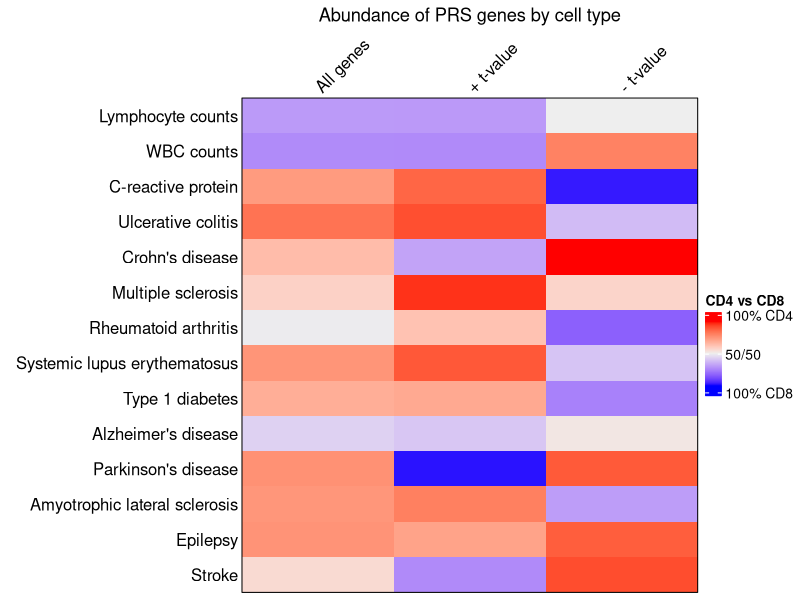

Generate this figure with R:
library(dplyr)
library(ComplexHeatmap)
library(data.table)

#Load table of significant PRS-associated genes by trait
sigprs <-read.csv(file = "sig.prs.no.psych.csv")

#Make data frame with numbers of total, positive t-value, and negative t-value PRS-associated genes from each trait
cd4vscd8<-data.frame(
  Trait = c("Lymphocyte counts","WBC counts","C-reactive protein","Ulcerative colitis",
            "Crohn's disease","Multiple sclerosis","Rheumatoid arthritis","Systemic lupus erythematosus",
            "Type 1 diabetes","Alzheimer's disease", "Parkinson's disease",
            "Amyotrophic lateral sclerosis","Epilepsy","Stroke"),
  Total.CD4 = c(sum(!is.na(sigprs$c1.lymph | sigprs$c2.lymph)),sum(!is.na(sigprs$c1.wbc | sigprs$c2.wbc)),
                sum(!is.na(sigprs$c1.crp | sigprs$c2.crp)),sum(!is.na(sigprs$c1.ulccol | sigprs$c2.ulccol)),
                sum(!is.na(sigprs$c1.crohns | sigprs$c2.crohns)),sum(!is.na(sigprs$c1.MS | sigprs$c2.MS)),
                sum(!is.na(sigprs$c1.RA | sigprs$c2.RA)),sum(!is.na(sigprs$c1.SLE | sigprs$c2.SLE)),
                sum(!is.na(sigprs$c1.T1D | sigprs$c2.T1D)),sum(!is.na(sigprs$c1.AD | sigprs$c2.AD)),
                sum(!is.na(sigprs$c1.PD | sigprs$c2.PD)),sum(!is.na(sigprs$c1.ALS | sigprs$c2.ALS)),
                sum(!is.na(sigprs$c1.epilepsy | sigprs$c2.epilepsy)),sum(!is.na(sigprs$c1.stroke | sigprs$c2.stroke))),
  Total.CD8 = c(sum(!is.na(sigprs$c3.lymph | sigprs$c4.lymph)),sum(!is.na(sigprs$c3.wbc | sigprs$c4.wbc)),
                sum(!is.na(sigprs$c3.crp | sigprs$c4.crp)),sum(!is.na(sigprs$c3.ulccol | sigprs$c4.ulccol)),
                sum(!is.na(sigprs$c3.crohns | sigprs$c4.crohns)),sum(!is.na(sigprs$c3.MS | sigprs$c4.MS)),
                sum(!is.na(sigprs$c3.RA | sigprs$c4.RA)),sum(!is.na(sigprs$c3.SLE | sigprs$c4.SLE)),
                sum(!is.na(sigprs$c3.T1D | sigprs$c4.T1D)),sum(!is.na(sigprs$c3.AD | sigprs$c4.AD)),
                sum(!is.na(sigprs$c3.PD | sigprs$c4.PD)),sum(!is.na(sigprs$c3.ALS | sigprs$c4.ALS)),
                sum(!is.na(sigprs$c3.epilepsy | sigprs$c4.epilepsy)),sum(!is.na(sigprs$c3.stroke | sigprs$c4.stroke))),
  Pos.CD4 = c(sum((sigprs$c1.lymph > 0 | sigprs$c2.lymph > 0), na.rm = T),
              sum((sigprs$c1.wbc > 0 | sigprs$c2.wbc > 0), na.rm = T),
              sum((sigprs$c1.crp > 0 | sigprs$c2.crp > 0), na.rm = T),
              sum((sigprs$c1.ulccol > 0 | sigprs$c2.ulccol > 0), na.rm = T),
              sum((sigprs$c1.crohns > 0 | sigprs$c2.crohns > 0), na.rm = T),
              sum((sigprs$c1.MS > 0 | sigprs$c2.MS > 0), na.rm = T),
              sum((sigprs$c1.RA > 0 | sigprs$c2.RA > 0), na.rm = T),
              sum((sigprs$c1.SLE > 0 | sigprs$c2.SLE > 0), na.rm = T),
              sum((sigprs$c1.T1D > 0 | sigprs$c2.T1D > 0), na.rm = T),
              sum((sigprs$c1.AD > 0 | sigprs$c2.AD > 0), na.rm = T),
              sum((sigprs$c1.PD > 0 | sigprs$c2.PD > 0), na.rm = T),
              sum((sigprs$c1.ALS > 0 | sigprs$c2.ALS > 0), na.rm = T),
              sum((sigprs$c1.epilepsy > 0 | sigprs$c2.epilepsy > 0), na.rm = T),
              sum((sigprs$c1.stroke > 0 | sigprs$c2.stroke > 0), na.rm = T)),
  Pos.CD8 = c(sum((sigprs$c3.lymph > 0 | sigprs$c4.lymph > 0), na.rm = T),
              sum((sigprs$c3.wbc > 0 | sigprs$c4.wbc > 0), na.rm = T),
              sum((sigprs$c3.crp > 0 | sigprs$c4.crp > 0), na.rm = T),
              sum((sigprs$c3.ulccol > 0 | sigprs$c4.ulccol > 0), na.rm = T),
              sum((sigprs$c3.crohns > 0 | sigprs$c4.crohns > 0), na.rm = T),
              sum((sigprs$c3.MS > 0 | sigprs$c4.MS > 0), na.rm = T),
              sum((sigprs$c3.RA > 0 | sigprs$c4.RA > 0), na.rm = T),
              sum((sigprs$c3.SLE > 0 | sigprs$c4.SLE > 0), na.rm = T),
              sum((sigprs$c3.T1D > 0 | sigprs$c4.T1D > 0), na.rm = T),
              sum((sigprs$c3.AD > 0 | sigprs$c4.AD > 0), na.rm = T),
              sum((sigprs$c3.PD > 0 | sigprs$c4.PD > 0), na.rm = T),
              sum((sigprs$c3.ALS > 0 | sigprs$c4.ALS > 0), na.rm = T),
              sum((sigprs$c3.epilepsy > 0 | sigprs$c4.epilepsy > 0), na.rm = T),
              sum((sigprs$c3.stroke > 0 | sigprs$c4.stroke > 0), na.rm = T)),
  Neg.CD4 = c(sum((sigprs$c1.lymph < 0 | sigprs$c2.lymph < 0), na.rm = T),
              sum((sigprs$c1.wbc < 0 | sigprs$c2.wbc < 0), na.rm = T),
              sum((sigprs$c1.crp < 0 | sigprs$c2.crp < 0), na.rm = T),
              sum((sigprs$c1.ulccol < 0 | sigprs$c2.ulccol < 0), na.rm = T),
              sum((sigprs$c1.crohns < 0 | sigprs$c2.crohns < 0), na.rm = T),
              sum((sigprs$c1.MS < 0 | sigprs$c2.MS < 0), na.rm = T),
              sum((sigprs$c1.RA < 0 | sigprs$c2.RA < 0), na.rm = T),
              sum((sigprs$c1.SLE < 0 | sigprs$c2.SLE < 0), na.rm = T),
              sum((sigprs$c1.T1D < 0 | sigprs$c2.T1D < 0), na.rm = T),
              sum((sigprs$c1.AD < 0 | sigprs$c2.AD < 0), na.rm = T),
              sum((sigprs$c1.PD < 0 | sigprs$c2.PD < 0), na.rm = T),
              sum((sigprs$c1.ALS < 0 | sigprs$c2.ALS < 0), na.rm = T),
              sum((sigprs$c1.epilepsy < 0 | sigprs$c2.epilepsy < 0), na.rm = T),
              sum((sigprs$c1.stroke < 0 | sigprs$c2.stroke < 0), na.rm = T)),
  Neg.CD8 = c(sum((sigprs$c3.lymph < 0 | sigprs$c4.lymph < 0), na.rm = T),
              sum((sigprs$c3.wbc < 0 | sigprs$c4.wbc < 0), na.rm = T),
              sum((sigprs$c3.crp < 0 | sigprs$c4.crp < 0), na.rm = T),
              sum((sigprs$c3.ulccol < 0 | sigprs$c4.ulccol < 0), na.rm = T),
              sum((sigprs$c3.crohns < 0 | sigprs$c4.crohns < 0), na.rm = T),
              sum((sigprs$c3.MS < 0 | sigprs$c4.MS < 0), na.rm = T),
              sum((sigprs$c3.RA < 0 | sigprs$c4.RA < 0), na.rm = T),
              sum((sigprs$c3.SLE < 0 | sigprs$c4.SLE < 0), na.rm = T),
              sum((sigprs$c3.T1D < 0 | sigprs$c4.T1D < 0), na.rm = T),
              sum((sigprs$c3.AD < 0 | sigprs$c4.AD < 0), na.rm = T),
              sum((sigprs$c3.PD < 0 | sigprs$c4.PD < 0), na.rm = T),
              sum((sigprs$c3.ALS < 0 | sigprs$c4.ALS < 0), na.rm = T),
              sum((sigprs$c3.epilepsy < 0 | sigprs$c4.epilepsy < 0), na.rm = T),
              sum((sigprs$c3.stroke < 0 | sigprs$c4.stroke < 0), na.rm = T))
  )

#Add columns for percentages of total, positive t-value, and negative t-value genes in CD4 vs CD8
cd4vscd8$Percent.Total.CD4 <- (cd4vscd8$Total.CD4/(cd4vscd8$Total.CD4+cd4vscd8$Total.CD8))*100
cd4vscd8$Percent.Total.CD8 <- (cd4vscd8$Total.CD8/(cd4vscd8$Total.CD4+cd4vscd8$Total.CD8))*100
cd4vscd8$Percent.Pos.CD4 <- (cd4vscd8$Pos.CD4/(cd4vscd8$Pos.CD4+cd4vscd8$Pos.CD8))*100
cd4vscd8$Percent.Pos.CD8 <- (cd4vscd8$Pos.CD8/(cd4vscd8$Pos.CD4+cd4vscd8$Pos.CD8))*100
cd4vscd8$Percent.Neg.CD4 <- (cd4vscd8$Neg.CD4/(cd4vscd8$Neg.CD4+cd4vscd8$Neg.CD8))*100
cd4vscd8$Percent.Neg.CD8 <- (cd4vscd8$Neg.CD8/(cd4vscd8$Neg.CD4+cd4vscd8$Neg.CD8))*100
cd4vscd8$Total.CD4.skew <- cd4vscd8$Percent.Total.CD4 - cd4vscd8$Percent.Total.CD8
cd4vscd8$Pos.CD4.skew <- cd4vscd8$Percent.Pos.CD4 - cd4vscd8$Percent.Pos.CD8
cd4vscd8$Neg.CD4.skew <- cd4vscd8$Percent.Neg.CD4 - cd4vscd8$Percent.Neg.CD8

#Form matrix for heatmap
cd4vscd8matrix <- as.matrix(cd4vscd8[,14:16])
rownames(cd4vscd8matrix) <- cd4vscd8$Trait
colnames(cd4vscd8matrix) <- c("All genes",
                              "+ t-value",
                              "- t-value")

#Plot heatmap
cd4.cd8.heatmap <- Heatmap(cd4vscd8matrix, row_names_side = "left", column_names_side = "top",
                           cluster_rows = F, cluster_columns = F, column_names_rot = 45,
                           border = T, heatmap_legend_param = list(title = "CD4 vs CD8",
                            at = c(-100, 0, 100), labels = c("100% CD8", "50/50", "100% CD4")),
                           column_title = "Abundance of PRS genes by cell type")

#Save heatmap
tiff(filename = "CD4.vs.CD8 heatmap.postQC.tiff", width = 5, height = 6, units = "in", res = 300)
plot(cd4.cd8.heatmap)
dev.off()
